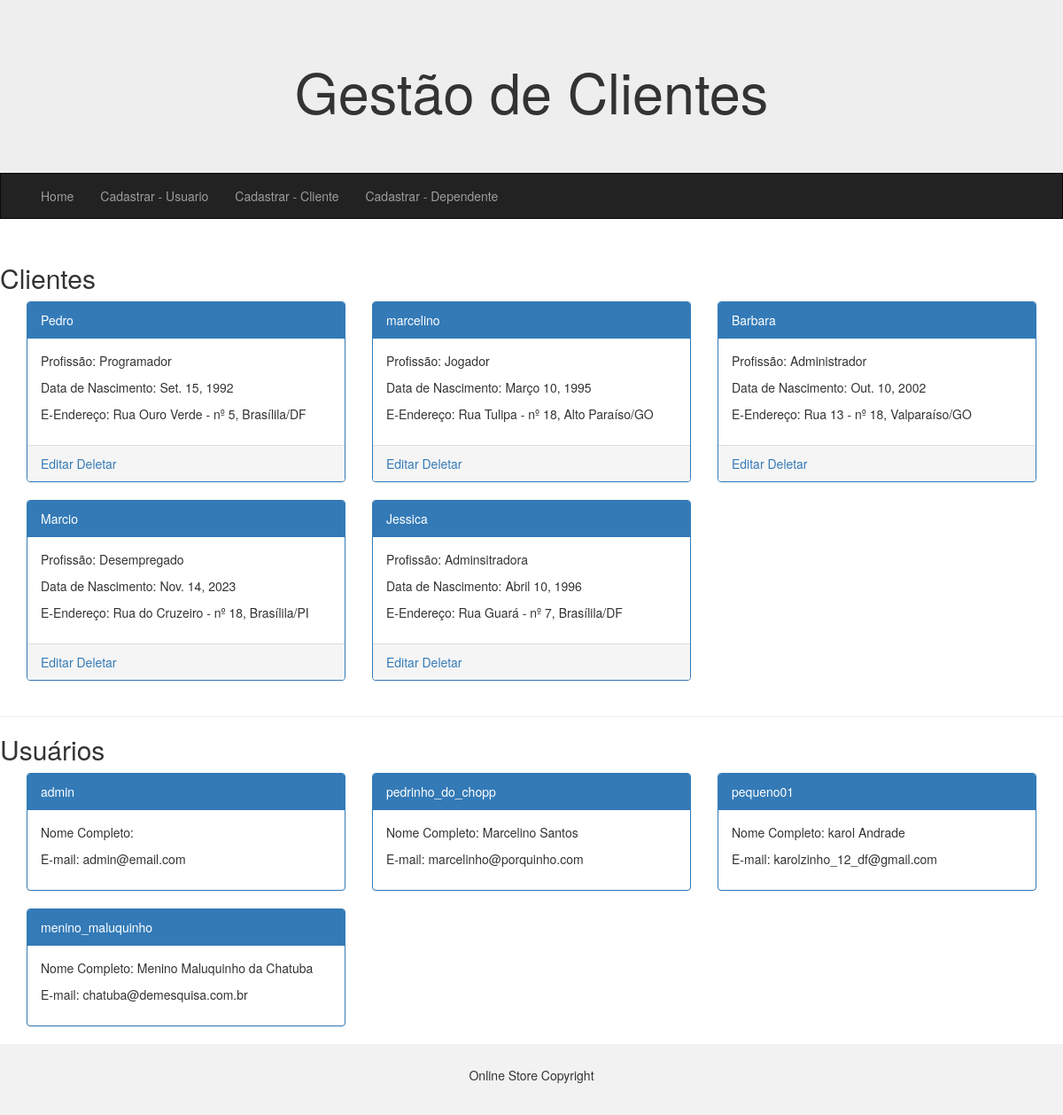
The page / on the database its author committed.
### app/models.py (models this page shows, shortened)
class Cliente(models.Model):
    nome = models.CharField(max_length=100, null=False, blank=False)
    data_nascimento = models.DateField(null=False, blank=False, default='')
    email = models.EmailField(null=False, blank=False)
    profissao = models.CharField(max_length=100, null=False, blank=False)
    endereco = models.ForeignKey(Endereco, on_delete=models.SET_NULL, null=True)

class Endereco(models.Model):
    ESTADOS = (
        ('AC', 'Acre'),
        ('AL', 'Alagoas'),
        ('AP', 'Amapá'),
        ('BA', 'Bahia'),
        ('CE', 'Ceará'),
        ('DF', 'Distrito Federal'),
        ('ES', 'Espírito Santo'),
        ('GO', 'Goiás'),
        ('MA', 'Maranão'),
        ('MG', 'Minas Gerais'),
        ('MS', 'Mato Grosso do Sul'),
        ('MT', 'Mato Grosso'),
        ('PA', 'Pará'),
        ('PB', 'Paraíba'),
        ('PE', 'Pernanbuco'),
        ('PI', 'Piauí'),
        ('PR', 'Paraná'),
        ('RJ', 'Rio de Janeiro'),
        ('RN', 'Rio Grande do Norte'),
        ('RO', 'Rondônia'),
        ('RR', 'Roraima'),
        ('RS', 'Rio Grande do Sul'),
        ('SC', 'Santa Catarina'),
        ('SE', 'Sergipe'),
        ('SP', 'São Paulo'),
        ('TO', 'Tocantins'))
    rua = models.CharField(max_length=100)
    numero = models.IntegerField()
    cidade = models.CharField(max_length=100)
    estados = models.CharField(choices=ESTADOS, max_length=2)
    def __str__(self):
        return f'Rua {self.rua} - nº {self.numero}, {self.cidade}/{self.estados}'

### app/views.py (the view)
# urls.py: path('', index, name='index'),
def index(request):
    clientes = Cliente.objects.order_by('id')
    usuarios = User.objects.order_by('id')
    context = {
        'clientes': clientes,
        'usuarios': usuarios
    }
    return render(request, 'index.html', context)

### app/templates/index.html (shortened to what this page needs)
{% extends "base.html" %}
{% block conteudo %}
    <h2>Clientes</h2>
    <div class="container">
        <div class="row">
            {% for cliente in clientes %}
                <div class="col-sm-4">
                    <div class="panel panel-primary">
                        <div class="panel-heading">{{ cliente.nome }}</div>
                        <div class="panel-body">
                            <p>Profissão: {{ cliente.profissao }}</p>
                            <p>Data de Nascimento: {{ cliente.data_nascimento }}</p>
                            {% if cliente.endereco == None %}
                                <p>E-Endereço: Endereço não informado.</p>
                            {% else %}
                                <p>E-Endereço: {{ cliente.endereco }}</p>
                            {% endif %}
                                                    </div>
                        <div class="panel-footer">
                            <a href="{% url 'atualizar' cliente.id %}">Editar</a>
                            <a href="{% url 'deletar' cliente.id %}">Deletar</a>
                        </div>
                    </div>
                </div>
            {% endfor %}
        </div>
    </div>
    <hr>
    <h2>Usuários</h2>
    <div class="container">
        <div class="row">
            {% for usuario in usuarios %}
                <div class="col-sm-4">
                    <div class="panel panel-primary">
                        <div class="panel-heading">{{ usuario.username }}</div>
                        <div class="panel-body">
                            <p>Nome Completo: {{ usuario.first_name }} {{ usuario.last_name }}</p>
                            <p>E-mail: {{ usuario.email }}</p>
                                                    </div>
                    </div>
                </div>
            {% endfor %}
        </div>
    </div>
{% endblock conteudo %}

### rows shown on the page
Cliente: nome "Pedro", profissao "Programador", data_nascimento "Set. 15, 1992", endereco "Rua Ouro Verde - nº 5, Brasílila/DF"
Cliente: nome "marcelino", profissao "Jogador", data_nascimento "Março 10, 1995", endereco "Rua Tulipa - nº 18, Alto Paraíso/GO"
Cliente: nome "Barbara", profissao "Administrador", data_nascimento "Out. 10, 2002", endereco "Rua 13 - nº 18, Valparaíso/GO"
Cliente: nome "Marcio", profissao "Desempregado", data_nascimento "Nov. 14, 2023", endereco "Rua do Cruzeiro - nº 18, Brasílila/PI"
Cliente: nome "Jessica", profissao "Adminsitradora", data_nascimento "Abril 10, 1996", endereco "Rua Guará - nº 7, Brasílila/DF"

### other values the page prints
{{ usuario.username }} "admin"
{{ usuario.email }} "admin@email.com"
{{ usuario.username }} "pedrinho_do_chopp"
{{ usuario.first_name }} "Marcelino"
{{ usuario.last_name }} "Santos"
{{ usuario.email }} "marcelinho@porquinho.com"
{{ usuario.username }} "pequeno01"
{{ usuario.first_name }} "karol"
{{ usuario.last_name }} "Andrade"
{{ usuario.email }} "karolzinho_12_df@gmail.com"
{{ usuario.username }} "menino_maluquinho"
{{ usuario.first_name }} "Menino"
{{ usuario.last_name }} "Maluquinho da Chatuba"
{{ usuario.email }} "chatuba@demesquisa.com.br"
